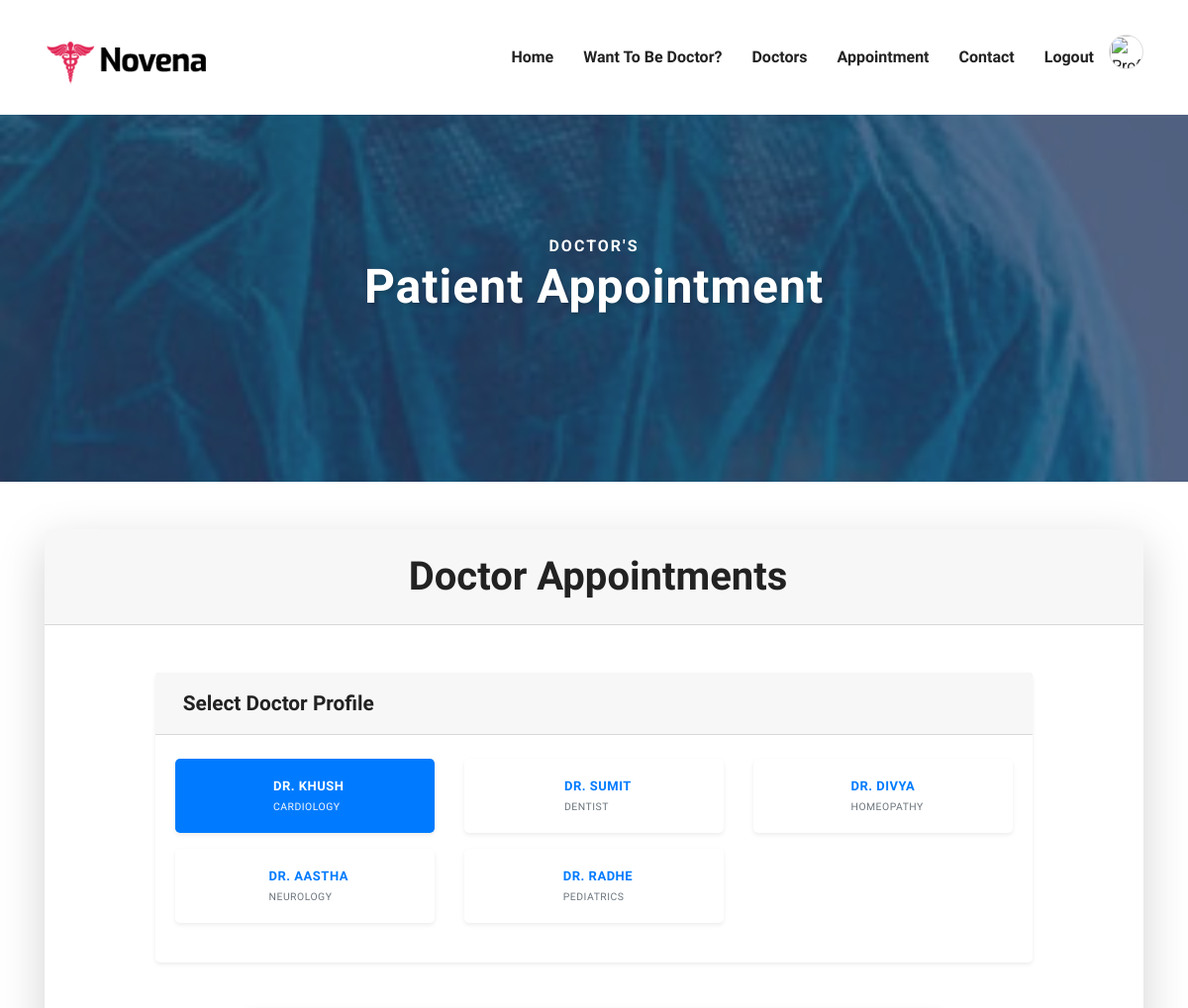
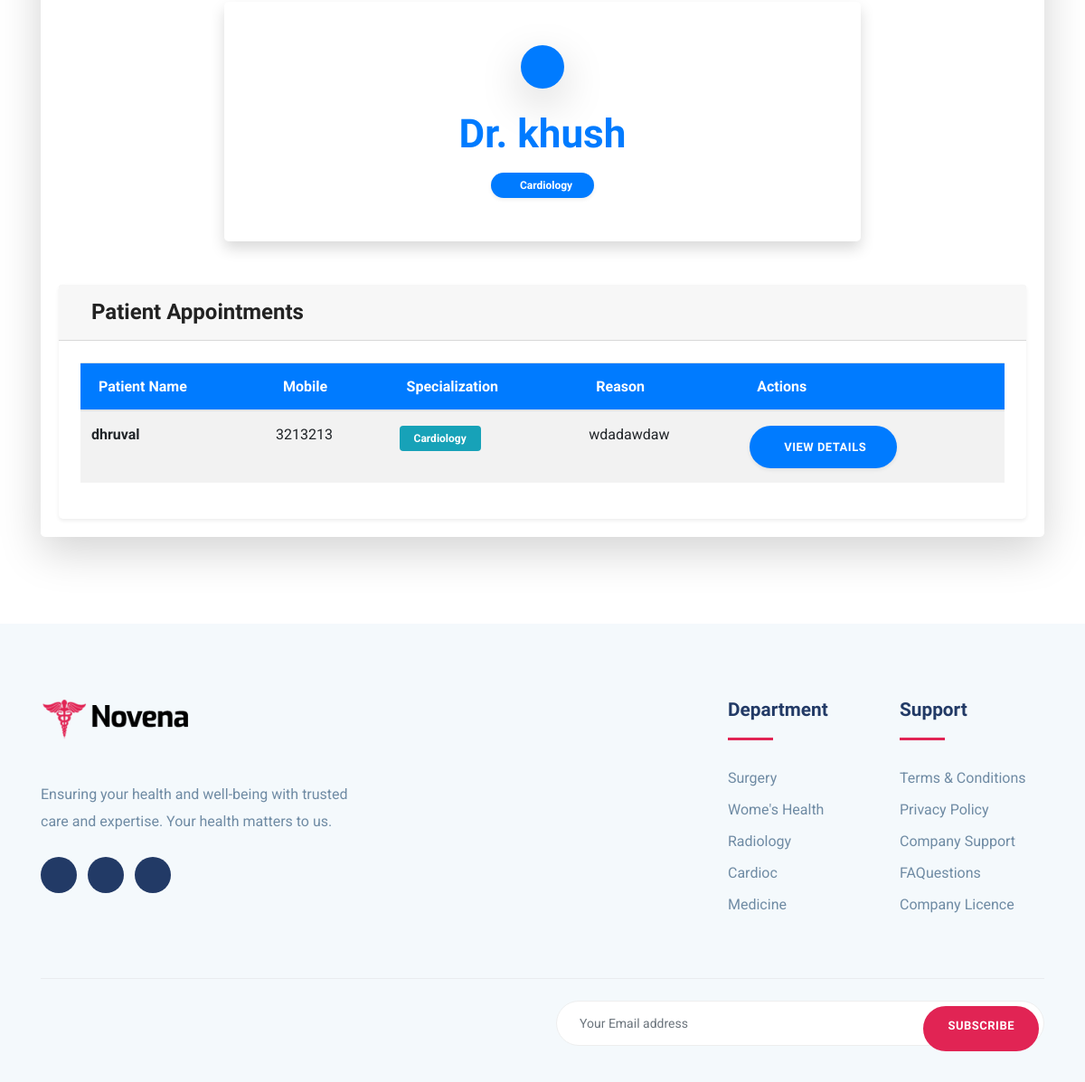
The page /docappoinment/ (signed in) on the database its author committed (2 pictures, top to bottom).
### myapp/models.py (models this page shows, shortened)
class Doctor(models.Model):
    user = models.ForeignKey(User, on_delete=models.CASCADE)
    specialization_choices = (
        ("Cardiology", "Cardiology"),
        ("Dentist", "Dentist"),
        ("Homeopathy", "Homeopathy"),
        ("Neurology", "Neurology"),
        ("Pediatrics", "Pediatrics"),
        ("Traumatology", "Traumatology"),
        ("Radiology", "Radiology"),
    )
    specialization = models.CharField(max_length=50, choices=specialization_choices, default="Homeopathy")
    qualification = (
        ("MBBS", "MBBS"),
        ("MD", "MD"),
        ("MS", "MS"),
        ("DM", "DM"),
    )
    language_choices = (
        ("English", "English"),
        ("Spanish", "Spanish"),
        ("French", "French"),
        ("German", "German"),
        ("Chinese", "Chinese"),
        ("Hindi", "Hindi"),
        ("Arabic", "Arabic"),
        ("Russian", "Russian"),
        ("Portuguese", "Portuguese"),
        ("Japanese", "Japanese"),
        ("Other", "Other"),
    )
    experience_level = (
        ("Junior", "Junior"),
        ("Senior", "Senior"),
        ("Consultant", "Consultant"),
        ("Head of Department", "Head of Department"),
    )
    highest_qualification = models.CharField(max_length=50, choices=qualification)
    position = models.CharField(max_length=100, choices=experience_level)
    name = models.CharField(max_length=100)
    consultation_fee = models.IntegerField(blank=True, null=True)
    emergency_fee = models.IntegerField(blank=True, null=True)
    surgery_fee = models.IntegerField(blank=True, null=True)
    years_of_experience = models.IntegerField()
    languages = models.CharField(max_length=100, choices=language_choices)
    patients_treated = models.IntegerField()
    biography = models.TextField(blank=True, null=True)
    profile_image = models.ImageField(null=True, blank=True)
    morning_availability = models.IntegerField(null=True, blank=True)  # Hours available in morning
    afternoon_availability = models.IntegerField(null=True, blank=True)  # Hours available in afternoon
    evening_availability = models.IntegerField(null=True, blank=True)  # Hours available in evening
    telemedicine = models.BooleanField(default=False)
    emergency_service = models.BooleanField(default=False)
    home_visits = models.BooleanField(default=False)
    international_patients = models.BooleanField(default=False)
    insurance_accepted = models.BooleanField(default=False)
    research_publications = models.BooleanField(default=False)
    multilingual = models.BooleanField(default=False)
    weekend_availability = models.BooleanField(default=False)

class Booking(models.Model):
    appointment = models.BooleanField(default=True)
    user = models.ForeignKey(User, on_delete=models.CASCADE)
    doctor = models.ForeignKey(Doctor, on_delete=models.CASCADE)
    specialization_choices = (
         ("Cardiology", "Cardiology"),
         ("Dentist", "Dentist"),
         ("Homeopathy", "Homeopathy"),
         ("Neurology", "Neurology"),
         ("Pediatrics", "Pediatrics"),
         ("Traumatology", "Traumatology"),
         ("Radiology", "Radiology"),
    )
    specialization = models.CharField(max_length=50, choices=specialization_choices, default="Homeopathy")
    name = models.CharField(max_length=100)
    mobile = models.CharField(max_length=20)
    reason = models.TextField()

### myapp/views.py (the view)
# urls.py: path('docappoinment/', views.doctor_appointments, name='docappoinment'),
def doctor_appointments(request):
    if 'email' not in request.session:
        messages.error(request, "Please log in first")
        return redirect('login')
    try:
        user = User.objects.get(email=request.session['email'])
        doctors = Doctor.objects.filter(user=user)
        if not doctors.exists():
            messages.error(request, "You are not registered as a doctor")
            return redirect('docindex')
        all_appointments = []
        for doctor in doctors:
            appointments = Booking.objects.filter(doctor=doctor, appointment=True)
            all_appointments.extend(appointments)
        doctor_id = request.GET.get('doctor_id')
        active_doctor = None
        if doctor_id:
            try:
                active_doctor = doctors.get(id=doctor_id)
            except Doctor.DoesNotExist:
                messages.error(request, "Invalid doctor selection")
                active_doctor = doctors.first()  # Default to first doctor
        else:
            active_doctor = doctors.first()  # Default to first doctor
        active_doctor_appointments = Booking.objects.filter(doctor=active_doctor, appointment=True)
        context = {
            'user': user,
            'doctors': doctors,
            'active_doctor': active_doctor,
            'appointments': active_doctor_appointments,
            'all_appointments': all_appointments
        }
        return render(request, 'docappoinment.html', context)
    except User.DoesNotExist:
        messages.error(request, "User not found")
        return redirect('login')
    except Exception as e:
        print(f"Exception in doctor appointments: {str(e)}")
        messages.error(request, f"An error occurred: {str(e)}")
        return redirect('docindex')

### myapp/templates/docappoinment.html (shortened to what this page needs)
{% extends 'docheader.html' %}
{% load static %}
{% block content %}
<section class="page-title bg-1" style="background-attachment: fixed; background-position: center; padding: 120px 0;">
    <div class="container">
      <div class="row">
        <div class="col-md-12">
          <div class="block text-center">
            <span class="text-white font-weight-bold" style="letter-spacing: 2px; text-transform: uppercase; font-size: 16px;">Doctor's</span>
            <h1 class="text-capitalize mb-5 text-lg" style="font-size: 48px; letter-spacing: 1px; text-shadow: 2px 2px 4px rgba(0,0,0,0.2);">Patient Appointment </h1>
          </div>
        </div>
      </div>
    </div>
  </section>
<div class="container py-5">
    <div class="card shadow-lg border-0 mb-5 rounded-lg overflow-hidden">
        <div class="position-relative">
            <div class="card-header bg-gradient-primary text-white py-4">
                <h1 class="text-center mb-0 font-weight-bold">
                    Doctor Appointments
                </h1>
            </div>
        </div>
        <div class="card-body pt-5">
            {% if doctors.count > 1 %}
            <div class="row mb-5">
                <div class="col-lg-10 offset-lg-1">
                    <div class="card shadow-sm border-0 rounded-lg">
                        <div class="card-header bg-gradient-primary text-white py-3">
                            <h4 class="mb-0">Select Doctor Profile</h4>
                        </div>
                        <div class="card-body py-4">
                            <div class="row">
                                {% for doctor in doctors %}
                                <div class="col-md-4 mb-3">
                                    <a href="{% url 'docappoinment' %}?doctor_id={{ doctor.id }}"
                                       class="btn btn-{% if doctor.id == active_doctor.id %}primary{% else %}outline-primary{% endif %} btn-block py-3 shadow-sm rounded-lg transition-transform">
                                        <div class="d-flex align-items-center justify-content-center">
                                            <div class="text-left">
                                                <div class="font-weight-bold">Dr. {{ doctor.name }}</div>
                                                <div class="small mt-1 text-{% if doctor.id == active_doctor.id %}light{% else %}muted{% endif %}">{{ doctor.specialization }}</div>
                                            </div>
                                        </div>
                                    </a>
                                </div>
                                {% endfor %}
                            </div>
                        </div>
                    </div>
                </div>
            </div>
            {% endif %}
            <div class="row mb-5">
                <div class="col-md-8 offset-md-2">
                    <div class="card bg-gradient-light shadow border-0 rounded-lg">
                        <div class="card-body text-center p-5">
                            <div class="avatar-lg d-inline-block rounded-circle bg-primary text-white p-4 mb-4 shadow-lg">
                            </div>
                            <h2 class="text-primary mb-3 font-weight-bold">Dr. {{ active_doctor.name }}</h2>
                            <span class="badge badge-pill badge-primary px-4 py-2 shadow-sm">
                                {{ active_doctor.specialization }}
                            </span>
                        </div>
                    </div>
                </div>
            </div>
            <div class="card shadow-sm border-0 rounded-lg position-relative">
                <div class="card-header bg-gradient-secondary text-white py-3">
                    <div class="d-flex align-items-center">
                        <h3 class="mb-0">Patient Appointments</h3>
                    </div>
                </div>
                <div class="card-body p-4">
                    {% if appointments %}
                        <div class="table-responsive">
                            <table class="table table-striped table-hover">
                                <thead class="bg-primary text-white rounded-top">
                                    <tr>
                                        <th class="py-3">Patient Name</th>
                                        <th class="py-3">Mobile</th>
                                        <th class="py-3">Specialization</th>
                                        <th class="py-3">Reason</th>
                                        <th class="py-3">Actions</th>
                                    </tr>
                                </thead>
                                <tbody>
                                    {% for appointment in appointments %}
                                    <tr class="table-row-hover">
                                        <td class="font-weight-bold py-3">{{ appointment.name }}</td>
                                        <td class="py-3">{{ appointment.mobile }}</td>
                                        <td class="py-3"><span class="badge badge-info px-3 py-2">{{ appointment.specialization }}</span></td>
                                        <td class="py-3">{{ appointment.reason }}</td>
                                        <td class="py-3">
                                            <a href="{% url 'appointment_detail' appointment.id %}" class="btn btn-primary btn-sm rounded-pill shadow-sm">
                                                 View Details
                                            </a>
                                        </td>
                                    </tr>
                                    {% endfor %}
                                </tbody>
                            </table>
                        </div>
                    {% endif %}
                </div>
            </div>
        </div>
    </div>
</div>
{% endblock %}

### myapp/templates/docheader.html (shortened to what this page needs)
{% load static %}
<head>
    <link rel="stylesheet" href="{% static 'plugins/bootstrap/css/bootstrap.min.css' %}">
    <link rel="stylesheet" href="{% static 'plugins/icofont/icofont.min.css' %}">
    <link rel="stylesheet" href="{% static 'plugins/slick-carousel/slick/slick.css' %}">
    <link rel="stylesheet" href="{% static 'plugins/slick-carousel/slick/slick-theme.css' %}">
    <link rel="stylesheet" href="{% static 'css/style.css' %}">
</head>
<body id="top">
    <header>
        <nav class="navbar navbar-expand-lg navigation" id="navbar">
            <div class="container">
                <a class="navbar-brand" href="index.html">
                    <img src="{% static 'images/logo.png' %}" alt="Logo" class="img-fluid">
                </a>
                <div class="collapse navbar-collapse" id="navbarmain">
                    <ul class="navbar-nav ml-auto">
                        <li class="nav-item active"><a class="nav-link" href="{% url 'docindex' %}">Home</a></li>
                        <li class="nav-item"><a class="nav-link" href="{% url 'adddoc' %}">Want to Be Doctor?</a></li>
                        <li class="nav-item"><a class="nav-link" href="{% url 'docdoctor' %}">Doctors</a></li>
                        <li class="nav-item">
                            <a class="nav-link" href="{% url 'docappoinment' %}">Appointment</a>
                        </li>
                        <li class="nav-item"><a class="nav-link" href="{% url 'doccontact' %}">Contact</a></li>
                        {% if request.session.email %}
                        <li class="nav-item"><a href="{% url 'logout' %}" class="nav-link">Logout</a></li>
                        <li class="nav-item">
                            <a href="{% url 'docprofile' %}" style="text-decoration: none;">
                                {% if request.session.profile_pic %}
                                    <img src="{{ request.session.profile_pic }}" alt="Profile" class="rounded-circle" width="35" height="35" style="object-fit: cover; border: 1px solid #ddd;">
                                {% else %}
                                    <img src="{% static 'images/user-avatar.png' %}" alt="Profile" class="rounded-circle" width="35" height="35" style="object-fit: cover; border: 1px solid #ddd;">
                                {% endif %}
                            </a>
                        </li>
                        {% else %}
                        <li class="nav-item"><a href="{% url 'signup' %}" class="nav-link">Signup</a></li>
                        <li class="nav-item"><a href="{% url 'login' %}" class="nav-link">Login</a></li>
                        {% endif %}
                    </ul>
                </div>
            </div>
        </nav>
    </header>
{% block content %}{% endblock %}
<footer class="footer section gray-bg">
	<div class="container">
		<div class="row">
			<div class="col-lg-4 mr-auto col-sm-6">
				<div class="widget mb-5 mb-lg-0">
					<div class="logo mb-4">
						<img src="{% static 'images/logo.png' %}" alt="" class="img-fluid">
					</div>
                    <p>Ensuring your health and well-being with trusted care and expertise. Your health matters to us.</p>
					<ul class="list-inline footer-socials mt-4">
						<li class="list-inline-item"><a href="https://www.facebook.com/themefisher"><i class="icofont-facebook"></i></a></li>
						<li class="list-inline-item"><a href="https://twitter.com/themefisher"><i class="icofont-twitter"></i></a></li>
						<li class="list-inline-item"><a href="https://www.pinterest.com/themefisher/"><i class="icofont-linkedin"></i></a></li>
					</ul>
				</div>
			</div>
			<div class="col-lg-2 col-md-6 col-sm-6">
				<div class="widget mb-5 mb-lg-0">
					<h4 class="text-capitalize mb-3">Department</h4>
					<div class="divider mb-4"></div>
					<ul class="list-unstyled footer-menu lh-35">
						<li><a href="#">Surgery </a></li>
						<li><a href="#">Wome's Health</a></li>
						<li><a href="#">Radiology</a></li>
						<li><a href="#">Cardioc</a></li>
						<li><a href="#">Medicine</a></li>
					</ul>
				</div>
			</div>
			<div class="col-lg-2 col-md-6 col-sm-6">
				<div class="widget mb-5 mb-lg-0">
					<h4 class="text-capitalize mb-3">Support</h4>
					<div class="divider mb-4"></div>
					<ul class="list-unstyled footer-menu lh-35">
						<li><a href="#">Terms & Conditions</a></li>
						<li><a href="#">Privacy Policy</a></li>
						<li><a href="#">Company Support </a></li>
						<li><a href="#">FAQuestions</a></li>
						<li><a href="#">Company Licence</a></li>
					</ul>
				</div>
			</div>
		</div>
		<div class="footer-btm py-4 mt-5">
			<div class="row align-items-center justify-content-between">
				<div class="col-lg-6">
					<div class="subscribe-form text-lg-right mt-5 mt-lg-0">
						<form action="#" class="subscribe">
							<input type="text" class="form-control" placeholder="Your Email address">
							<a href="#" class="btn btn-main-2 btn-round-full">Subscribe</a>
						</form>
					</div>
				</div>
			</div>
		</div>
	</div>
</footer>

### rows shown on the page
Doctor: name "KHUSH", specialization "CARDIOLOGY", name "khush", specialization "Cardiology"
Doctor: name "SUMIT", specialization "DENTIST"
Doctor: name "DIVYA", specialization "HOMEOPATHY"
Doctor: name "AASTHA", specialization "NEUROLOGY"
Doctor: name "RADHE", specialization "PEDIATRICS"
Booking: name "dhruval", mobile "3213213", specialization "Cardiology", reason "wdadawdaw"
